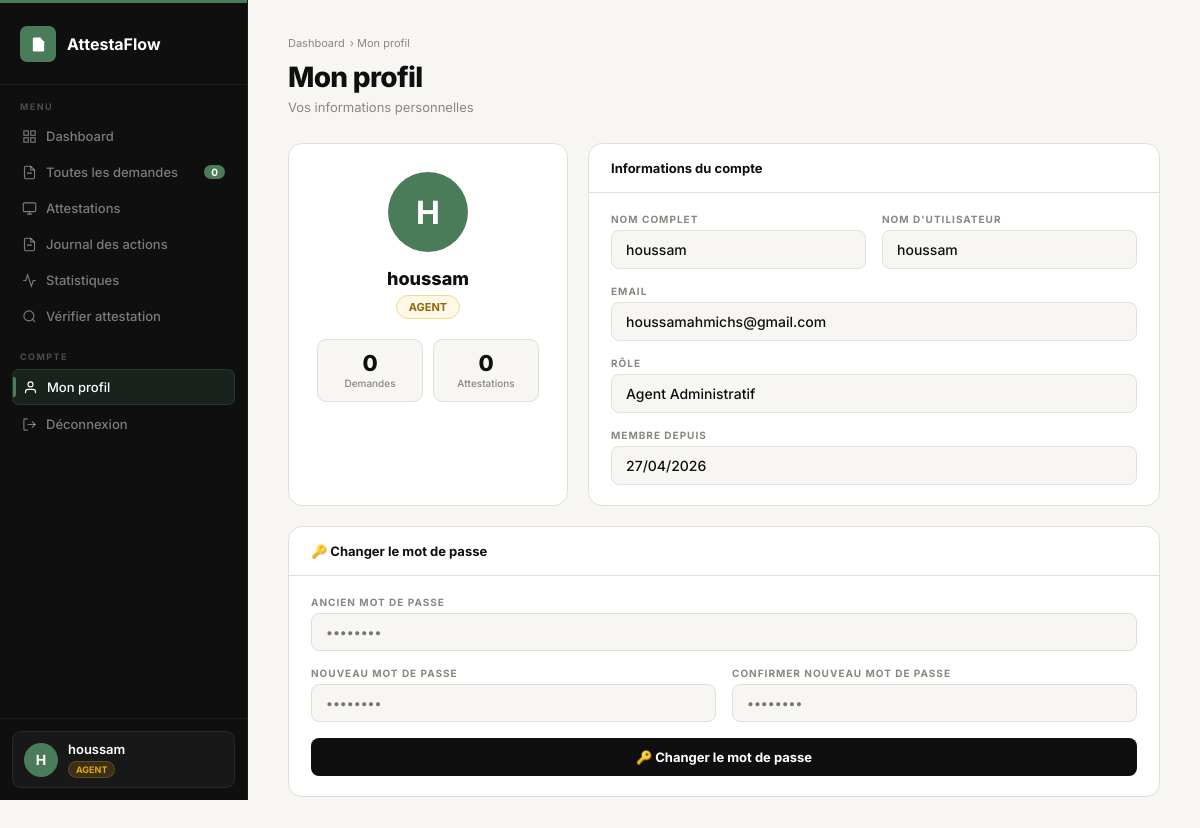
The app's page /profil/ (signed in) with its own data.
### gestion/models.py (models this page shows, shortened)
class Utilisateur(models.Model):
    ROLE_CHOICES = [('beneficiaire','Bénéficiaire'),('agent','Agent Administratif'),('admin','Administrateur')]
    user = models.OneToOneField(User, on_delete=models.CASCADE)
    nom = models.CharField(max_length=100)
    email = models.EmailField()
    mot_de_passe = models.CharField(max_length=255)
    role = models.CharField(max_length=20, choices=ROLE_CHOICES, default='beneficiaire')

### gestion/views.py (the view)
# urls.py: path('profil/', views.profil),
def profil(request):
    if not request.user.is_authenticated:
        return redirect('/login/')
    try:
        u = Utilisateur.objects.get(user=request.user)
    except:
        return redirect('/login/')
    return render(request, 'profil.html', {
        'user': request.user,
        'utilisateur': u,
        'role': u.role,
        'nb_demandes': Demande.objects.filter(utilisateur=u).count(),
        'nb_attestations': Attestation.objects.filter(demande__utilisateur=u).count(),
        'demandes_count': Demande.objects.filter(utilisateur=u).count(),
    })

### gestion/templates/profil.html (shortened to what this page needs)
<!DOCTYPE html>
<html lang="fr">
<head>
</head>
<body>
<div class="sidebar">
  <div class="brand"><div class="brand-sq"><svg viewBox="0 0 24 24"><path d="M14 2H6a2 2 0 0 0-2 2v16a2 2 0 0 0 2 2h12a2 2 0 0 0 2-2V8z"/><polyline points="14 2 14 8 20 8" style="fill:none;stroke:white;stroke-width:2"/></svg></div><div class="brand-name">AttestaFlow</div></div>
  <div class="nav">
    <div class="nav-lbl">Menu</div>
    <a href="/dashboard/" class="nav-item {% if request.path == '/dashboard/' %}active{% endif %}"><svg viewBox="0 0 24 24"><rect x="3" y="3" width="7" height="7"/><rect x="14" y="3" width="7" height="7"/><rect x="3" y="14" width="7" height="7"/><rect x="14" y="14" width="7" height="7"/></svg>Dashboard</a>
    {% if role == 'agent' %}
      <a href="/liste/" class="nav-item {% if request.path == '/liste/' %}active{% endif %}"><svg viewBox="0 0 24 24"><path d="M14 2H6a2 2 0 0 0-2 2v16a2 2 0 0 0 2 2h12a2 2 0 0 0 2-2V8z"/><polyline points="14 2 14 8 20 8"/><line x1="16" y1="13" x2="8" y2="13"/></svg>Toutes les demandes<span class="nav-badge">{{ demandes_count }}</span></a>
      <a href="/admin-attestations/" class="nav-item {% if request.path == '/admin-attestations/' %}active{% endif %}"><svg viewBox="0 0 24 24"><rect x="2" y="3" width="20" height="14" rx="2"/><path d="M8 21h8M12 17v4"/></svg>Attestations</a>
      <a href="/journal/" class="nav-item {% if request.path == '/journal/' %}active{% endif %}"><svg viewBox="0 0 24 24"><path d="M14 2H6a2 2 0 0 0-2 2v16a2 2 0 0 0 2 2h12a2 2 0 0 0 2-2V8z"/><polyline points="14 2 14 8 20 8"/><line x1="8" y1="13" x2="16" y2="13"/></svg>Journal des actions</a>
      <a href="/admin-stats/" class="nav-item {% if request.path == '/admin-stats/' %}active{% endif %}"><svg viewBox="0 0 24 24"><polyline points="22 12 18 12 15 21 9 3 6 12 2 12"/></svg>Statistiques</a>
      <a href="/verifier-page/" class="nav-item {% if request.path == '/verifier-page/' %}active{% endif %}"><svg viewBox="0 0 24 24"><circle cx="11" cy="11" r="8"/><line x1="21" y1="21" x2="16.65" y2="16.65"/></svg>Vérifier attestation</a>
    {% endif %}
    <div class="nav-lbl">Compte</div>
    <a href="/profil/" class="nav-item active"><svg viewBox="0 0 24 24"><path d="M20 21v-2a4 4 0 0 0-4-4H8a4 4 0 0 0-4 4v2"/><circle cx="12" cy="7" r="4"/></svg>Mon profil</a>
    <a href="/logout/" class="nav-item"><svg viewBox="0 0 24 24"><path d="M9 21H5a2 2 0 0 1-2-2V5a2 2 0 0 1 2-2h4"/><polyline points="16 17 21 12 16 7"/><line x1="21" y1="12" x2="9" y2="12"/></svg>Déconnexion</a>
  </div>
  <div class="sidebar-foot"><div class="user-card"><div class="avatar">{{ user.username|first|upper }}</div><div><div class="uname">{{ user.username }}</div><span class="urole {{ role }}">{{ role }}</span></div></div></div>
</div>
<div class="main">
  <div class="bc"><a href="/dashboard/">Dashboard</a> › Mon profil</div>
  <div class="page-h">Mon profil</div>
  <div class="page-s">Vos informations personnelles</div>
  <div class="profil-grid">
    <div class="profil-card">
      <div class="profil-avatar">{{ user.username|first|upper }}</div>
      <div class="profil-name">{{ utilisateur.nom }}</div>
      <span class="profil-role {% if role == 'admin' %}pr-admin{% elif role == 'agent' %}pr-agent{% else %}pr-benef{% endif %}">{{ role }}</span>
      <div class="profil-stats">
        <div class="ps-item"><div class="ps-val">{{ nb_demandes }}</div><div class="ps-lbl">Demandes</div></div>
        <div class="ps-item"><div class="ps-val">{{ nb_attestations }}</div><div class="ps-lbl">Attestations</div></div>
      </div>
    </div>
    <div class="info-card">
      <div class="info-head"><div class="info-title">Informations du compte</div></div>
      <div class="info-body">
        <div class="info-grid">
          <div class="info-row"><span class="info-lbl">Nom complet</span><div class="info-val">{{ utilisateur.nom }}</div></div>
          <div class="info-row"><span class="info-lbl">Nom d'utilisateur</span><div class="info-val">{{ user.username }}</div></div>
        </div>
        <div class="info-row"><span class="info-lbl">Email</span><div class="info-val">{{ utilisateur.email|default:"—" }}</div></div>
        <div class="info-row"><span class="info-lbl">Rôle</span><div class="info-val">{% if role == 'beneficiaire' %}Bénéficiaire{% elif role == 'agent' %}Agent Administratif{% else %}Administrateur{% endif %}</div></div>
        <div class="info-row"><span class="info-lbl">Membre depuis</span><div class="info-val">{{ user.date_joined|date:"d/m/Y" }}</div></div>
      </div>
    </div>
  </div>
  <div style="max-width:900px;margin-top:20px;">
    <div class="info-card">
      <div class="info-head"><div class="info-title">🔑 Changer le mot de passe</div></div>
      <form method="POST" action="/changer-password/">
        <div class="info-body">
          <div class="info-row">
            <span class="info-lbl">Ancien mot de passe</span>
            <input class="pw-input" type="password" name="ancien_password" placeholder="••••••••">
          </div>
          <div class="info-grid">
            <div class="info-row">
              <span class="info-lbl">Nouveau mot de passe</span>
              <input class="pw-input" type="password" name="nouveau_password" placeholder="••••••••">
            </div>
            <div class="info-row">
              <span class="info-lbl">Confirmer nouveau mot de passe</span>
              <input class="pw-input" type="password" name="confirmer_password" placeholder="••••••••">
            </div>
          </div>
          <button type="submit" class="btn-pw">🔑 Changer le mot de passe</button>
        </div>
      </form>
    </div>
  </div>
</div>
</body>
</html>

### records on screen
Utilisateur: role "AGENT", nom "houssam", email "houssamahmichs@gmail.com"

### other values on screen
{{ demandes_count }} "0"
{{ user.username|first|upper }} "H"
{{ user.username }} "houssam"
{{ nb_demandes }} "0"
{{ nb_attestations }} "0"
{{ user.date_joined|date:"d/m/Y" }} "27/04/2026"
